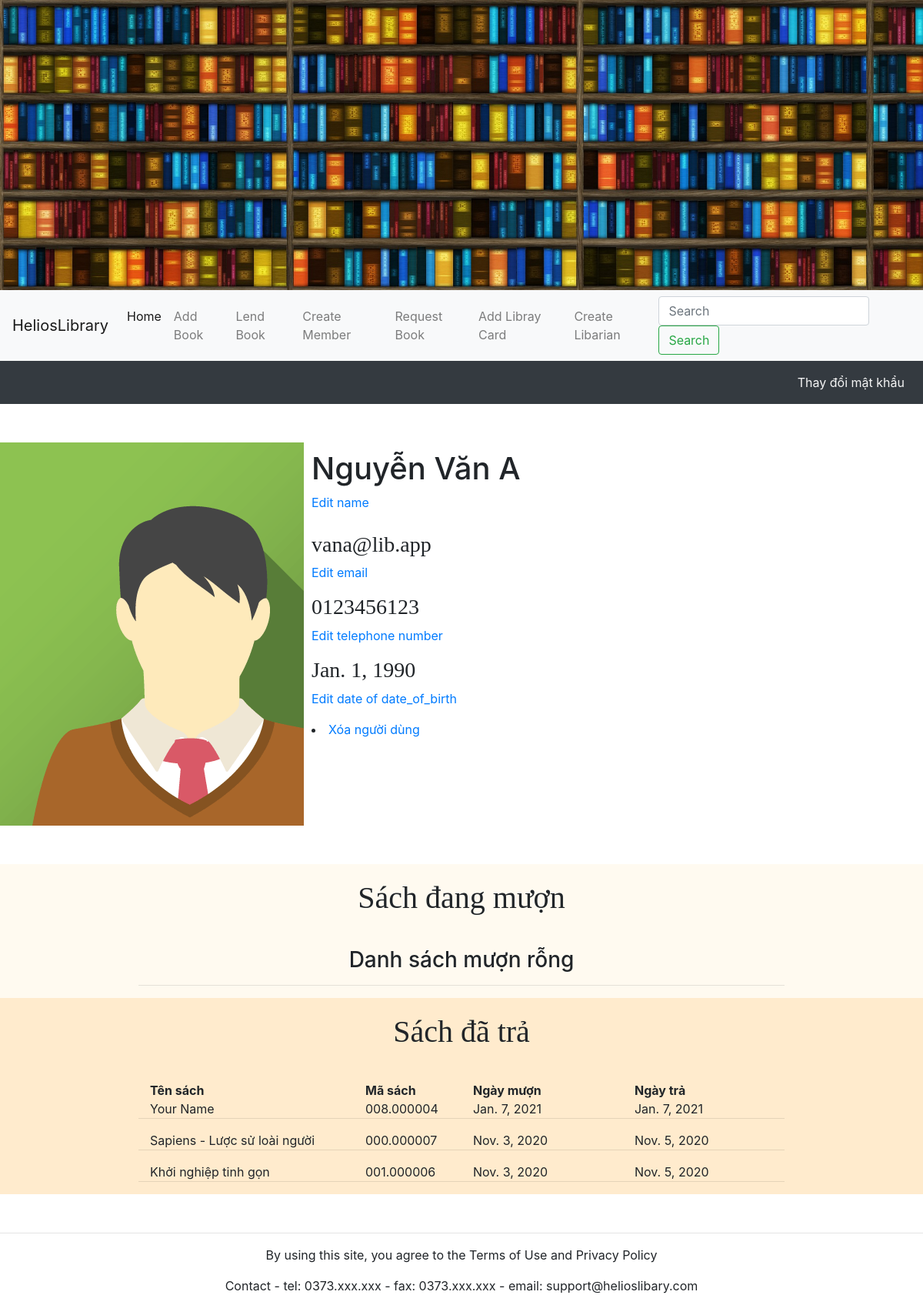
Screenshot of /member/2/ (signed in) with the database file from the repository.
### libmagapp/models.py (models this page shows, shortened)
class Member (models.Model):
    name = models.CharField("Họ và Tên", max_length=255)
    date_of_birth = models.DateField("Ngày sinh")
    tel_number = models.CharField("Số điện thoại", max_length=255, unique=True)
    resgister_date = models.DateField("Ngày đăng ký", auto_now_add=True)
    email = models.CharField("Email", default=None, blank=False, max_length=255, unique=True)
    avatar = models.ImageField("Ảnh đại diện", upload_to='user_avatar', null=True, blank=True, default='user_avatar/default_avatar.png')

class Book (models.Model):
    class Subject(models.IntegerChoices):
        GENERALITIES          = 0, _("Generalities")
        PHILOSOPHY_PSYCHOLOGY = 1, _("Philosophy & psychology")
        RELIGION              = 2, _("Religion")
        SOCIALSCIENCE         = 3, _("Social sciences")
        LANGUAGES             = 4, _("Languages")
        NATURESCIENCE_MATHEMATICS = 5, _("Natural sciences & mathematics")
        TECHNOLOGY            = 6, _("Technology")
        THEARTS               = 7, _("The arts")
        LITERATURE_RHETORIC   = 8, _("Literature & rhetoric")
        GEOGRAPHY_HISTORY     = 9, _(" Geography & history")
    title = models.CharField("Tiêu đề", max_length=255)
    author = models.CharField("Tác giả",max_length=255)
    subject = models.IntegerField("Chu de", choices = Subject.choices, default=None)
    publisher = models.CharField("Nhà xuất bản",max_length=255)
    pubdate = models.IntegerField("Năm xuất bản")
    size = models.CharField("Kích thước", max_length=7)
    pages = models.IntegerField("Số trang")
    entry_date = models.DateField("Ngày nhập", auto_now_add=True)
    book_cover = models.ImageField("Bìa sách", upload_to='book_cover', null=True, blank=True, default="book_cover/default_book_cover.jpg")
    status = models.BooleanField("Sẵn có", default=True)

class BookLending (models.Model):
    member = models.ForeignKey(Member, on_delete=models.RESTRICT, verbose_name="Mã thành viên mượn")
    book = models.ForeignKey(Book, on_delete=models.RESTRICT, verbose_name="Mã sách được mượn",)
    creation_date = models.DateField("Ngày mượn",auto_now_add=True)
    return_date = models.DateField("Ngày trả", null=True)
    class Meta:
        ordering = ['-creation_date']

### libmagapp/views.py (the view)
# urls.py: path('member/<int:mem_id>/', views.mem_infor),
@login_required
def mem_infor(request, mem_id):
    if not request.user.is_staff:
        user_id = Member.objects.get(email=request.user.username)
        if mem_id != user_id.pk:
            return redirect(reverse('login'))
    member = Member.objects.get(pk=mem_id)
    loan_times = BookLending.objects.filter(member__id=member.id)
    num_loaned_times = loan_times.count()
    num_not_return = loan_times.filter(return_date=None).count()
    returned_book = {}
    not_return_book = {}
    for time in loan_times:
        if time.return_date is None:
            not_return_book[Book.objects.get(pk=time.book.id)]=time
        else:
            returned_book[Book.objects.get(pk=time.book.id)]=time
    return render(request, 'member_infor.html',{'member': member,
                                                'num_loaned_times':num_loaned_times,
                                                'num_not_return':num_not_return,
                                                'returned_books':returned_book,
                                                'not_return_books':not_return_book})

### libmagapp/templates/member_infor.html (shortened to what this page needs)
<!DOCTYPE html>
<html lang="en">
<head>
    <link rel="stylesheet" href="https://maxcdn.bootstrapcdn.com/bootstrap/4.0.0/css/bootstrap.min.css"
>
</head>
<body>
    <div class="header">
        {% load static %}
        <img src="{% static 'bookshelf.jpg' %}" alt="banner" style="width:100vw">
    </div>
    <div class="row sticky-top">
        <div class="col-12">
            <nav class="navbar navbar-expand-lg navbar-light bg-light">
                <span class="navbar-brand" href="#">HeliosLibrary</span>
                <div class="collapse navbar-collapse" id="navbarSupportedContent">
                    <ul class="navbar-nav mr-auto">
                        <li class="nav-item active">
                            <a class="nav-link" href="">Home</span></a>
                        </li>
                        <li class="nav-item-active">
                            <a class="nav-link" href="/libmagapp/add_book" target="_blank" rel="noopener noreferrer">Add Book</a>
                        </li>
                        <li class="nav-item">
                            <a class="nav-link" href="/libmagapp/add_lending" target="_blank" rel="noopener noreferrer">Lend
                                Book</a>
                        </li>
                        <li class="nav-item">
                            <a class="nav-link" href="/libmagapp/add_member" target="_blank" rel="noopener noreferrer">Create
                                Member</a>
                        </li>
                        <li class="nav-item">
                            <a class="nav-link" href="/libmagapp/add_request" target="_blank" rel="noopener noreferrer">Request
                                Book</a>
                        </li>
                        <li class="nav-item">
                            <a class="nav-link" href="/libmagapp/add_card" target="_blank" rel="noopener noreferrer">Add Libray
                                Card</a>
                        </li>
                        <li class="nav-item">
                            <a class="nav-link" href="/libmagapp/add_librarian" target="_blank" rel="noopener noreferrer">Create
                                Libarian</a>
                        </li>
                    </ul>
                    <form class="form-inline my-2 my-lg-0">
                        <input class="form-control mr-sm-2" type="search" placeholder="Search" aria-label="Search">
                        <button class="btn btn-outline-success my-2 my-sm-0" type="submit">Search</button>
                    </form>
                </div>
            </nav>
        </div>
    </div>
    <div class="row">
        <div class="col-12">
            <nav class="navbar navbar-expand-lg navbar-light bg-dark">
                <ul class="navbar-nav ml-auto">
                    <li class="nav-item active">
                        <a class="nav-link" href="/accounts/password_change/" style="font: bold; color: whitesmoke; ">Thay đổi mật khẩu</a>
                    </li>
                </ul>
            </nav>
    <div class="row" id="profile" style="margin-top: 50px;">
        <div class="col-lg-4" id="member_avatar" style="overflow: hidden;">
            <img src="{{member.avatar.url}}" alt="avatar image" style="display: block; margin:auto">
        </div>
        <div class="col-lg-8" id="personal_infor" >
            <div class='row'>
                <div class="col-sm-12" style="padding: 0; margin: 10px;">
                    <h1>{{ member.name }}</h1>
                    <p><a href="#">Edit name</a></p>
                </div>
            </div>
            <div class='row'>
                <div class="col-sm-6" style="padding: 0; margin-left:10px">
                    <h3 style="font-family: 'Times New Roman', Times, serif;">{{ member.email }}</h3>
                    <p><a href="#">Edit email</a></p>
                    <h3 style="font-family: 'Times New Roman', Times, serif;">{{ member.tel_number }}</h3>
                    <p><a href="#">Edit telephone number</a></p>
                    <h3 style="font-family: 'Times New Roman', Times, serif;">{{ member.date_of_birth }}</h3>
                    <p><a href="#">Edit date of date_of_birth</a></p>
                    {% if request.user.is_staff %}
                    <li><a href="/delete_member/{{member.id}}">Xóa người dùng</a></li>
                    {% endif %}
                </div>
            </div>
        </div>
    </div>
    <div class ='row' style="background-color: floralwhite; margin-top: 50px; padding: 0;">
        <div class="col-12" style="padding: 0;">
            <div class="row" style="padding: 0;">
                <h1 style="display:block; margin:20px auto 20px; font-family: Georgia, 'Times New Roman', Times, serif; clear: both;">Sách đang mượn</h1>
            </div>
            {% for book, date in not_return_books.items %}
            <div clas='row' style="display: block; margin: auto; padding: 0; width: 70vw;">
                <div class="col-4" style="float: left;">{{ book.title }}</div>
                <div class="col-2" style="float: left;">{{book.subject|stringformat:"03d"}}.{{ book.id|stringformat:"06d" }}</div>
                <div class="col-3" style="float: left;">{{ date.creation_date}}</div>
                <div class="col-3" style="float: left;"> {{date.due_date}}</div>
                <hr style="clear: both; display: block;">
            </div>
            {% empty %}
            <div clas='row' style="display: block; margin: 20px auto 10px; padding: 0; width: 70vw; text-align: center;">
                <h3>Danh sách mượn rỗng</h3><hr>
            </div>
            {% endfor %}
        </div>
    </div>
    <div class ='row' style="background-color: blanchedalmond;margin:auto; padding: 0;">
        <div class="col-12" style="padding: 0;">
            <div class="row" style="padding: 0;">
                <h1 style="display:block; margin:20px auto; font-family: Georgia, 'Times New Roman', Times, serif; clear: both;">Sách đã trả</h1>
            </div><div clas='row' style=" margin: 20px auto;width: 70vw; padding: 0;font-weight: bold;">
                <div class="col-4" style="float:left">Tên sách</div>
                <div class="col-2" style="float:left">Mã sách</div>
                <div class="col-3" style="float:left">Ngày mượn</div>
                <div class="col-3" style="float:left">Ngày trả</div>
            </div>
            {% for book, date in returned_books.items %}
            <div clas='row' style="display: block; margin: auto; padding: 0; width: 70vw;">
                <div class="col-4" style="float: left;">{{ book.title }}</div>
                <div class="col-2" style="float: left;">{{book.subject|stringformat:"03d"}}.{{ book.id|stringformat:"06d" }}</div>
                <div class="col-3" style="float: left;">{{ date.creation_date}}</div>
                <div class="col-3" style="float: left;"> {{date.return_date}}</div>
                <hr style="clear: both; display: block;">
            </div>
            {% endfor %}
        </div>
    </div>
    <div class="footer" style="text-align: center; margin-top: 50px; clear: both; height: 50px;">
        <hr>
        <p>By using this site, you agree to the Terms of Use and Privacy Policy</p>
        <p>Contact - tel: 0373.xxx.xxx - fax: 0373.xxx.xxx - email: support@helioslibary.com</p>
    </div>
</body>
</html>

### rows the page displays
Member: avatar (placeholder picture), name "Nguyễn Văn A", email "vana@lib.app", tel_number "0123456123", date_of_birth "Jan. 1, 1990"
Book: title "Your Name", subject "008", id "000004", creation_date "Jan. 7, 2021", return_date "Jan. 7, 2021"
Book: title "Sapiens - Lược sử loài người", subject "000", id "000007", creation_date "Nov. 3, 2020", return_date "Nov. 5, 2020"
Book: title "Khởi nghiệp tinh gọn", subject "001", id "000006", creation_date "Nov. 3, 2020", return_date "Nov. 5, 2020"
